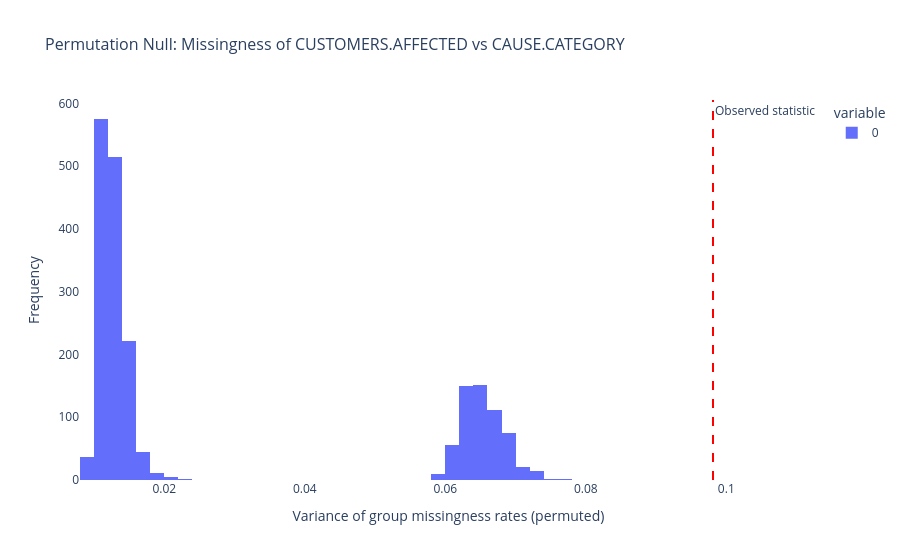
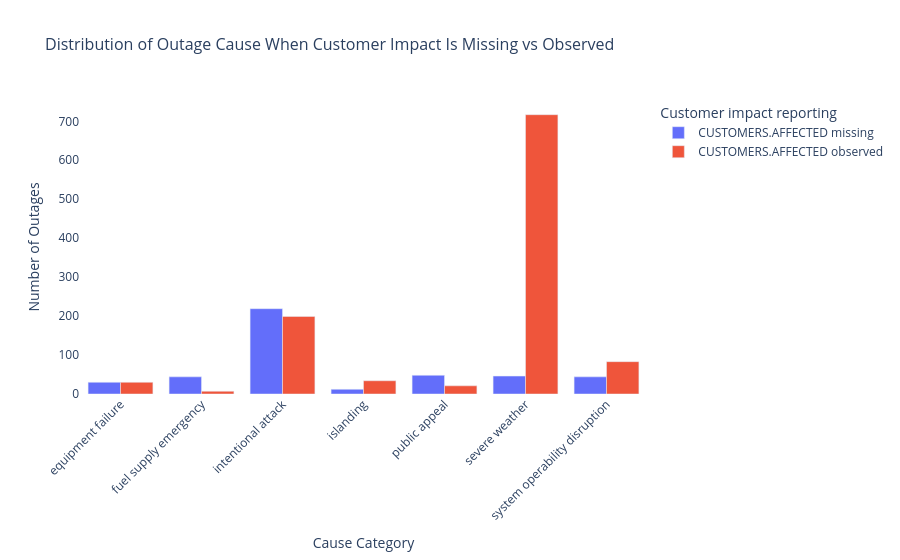
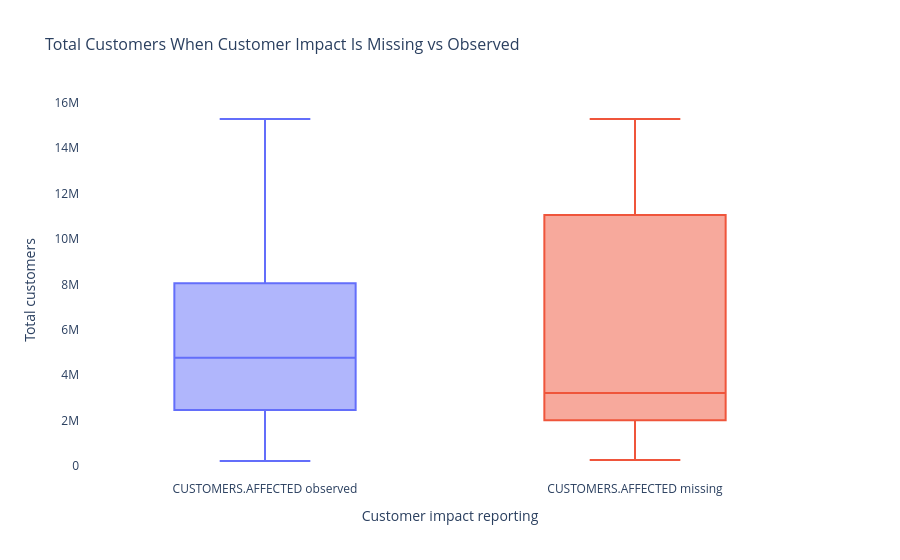
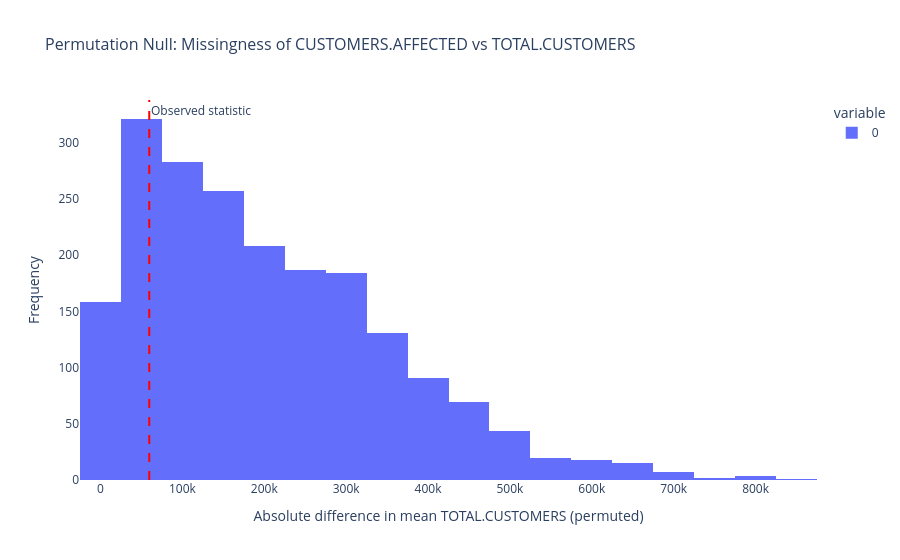

The code cell stored with these charts, in order, in its notebook:
### Markdown cell above
## Step 3: Assessment of Missingness

### What this step is about

In Steps 1–2 we cleaned the data and explored outage duration and cause. Before building prediction models, we need to understand **why `CUSTOMERS.AFFECTED` is often missing** (~28.9% of rows) and whether that missingness is related to other variables we can see in the table.

This step has two parts:

1. **NMAR reasoning** — Use the data generating process (utility OE-417 reporting) to argue whether missing customer-impact counts could be **Not Missing At Random**, and what extra data would help explain them.
2. **Missingness dependency tests** — Use **permutation tests** to check whether the *pattern* of missingness depends on observed columns. That tells us if the data look more like **MCAR**, **MAR**, or still plausibly **NMAR** on top of MAR.

We do **not** impute or drop rows here; we only characterize missingness mechanisms for the report and for interpreting later models (where we avoid using `CUSTOMERS.AFFECTED` as a predictor because it is often missing at prediction time).

---

### NMAR Analysis

We focus on **`CUSTOMERS.AFFECTED`**. We believe it is plausibly **NMAR**: whether the count is recorded may depend on unobserved reporting workflow (survey timing, security redaction for attacks, internal thresholds) or on the true impact itself—not only on columns in this spreadsheet.

**Important:** Permutation tests below can show dependency on **observed** columns (MAR vs. MCAR), but they **cannot prove or disprove NMAR** by themselves. To move toward MAR we would want extra fields such as OE-417 submission dates, regulatory completeness flags, and reporting-threshold rules by utility and year.

---

### Missingness dependency tests (code below)

**Question:** Is missingness in `CUSTOMERS.AFFECTED` independent of other columns?

**Method:** For each comparison column, we shuffle the missingness indicator 2,000 times (holding the comparison column fixed), build a null distribution of a test statistic, and compute a p-value. Significance level **α = 0.05**.

| Test | Column | Statistic | Expectation |
|------|--------|-----------|-------------|
| 1 (dependent) | `CAUSE.CATEGORY` | Variance of group-wise missingness rates (per cause, including `__MISSING__` cause labels) | Reject independence — missingness varies by cause |
| 2 (control) | `TOTAL.CUSTOMERS` | Absolute difference in mean grid size when impact is missing vs observed | Fail to reject — grid scale does not drive missingness |

**Plots exported to `assets/`:**

- Cause distribution when impact is **missing vs observed** (Lecture 8 style)
- Permutation null for the **cause** test
- Box plot and permutation null for the **total customers** control test

**Takeaway:** If Test 1 is significant and Test 2 is not, missingness depends on at least one observed column → pattern is more consistent with **MAR** than **MCAR**, while NMAR from the reporting process may still apply.

### Code cell
# Step 3: Test whether missingness in CUSTOMERS.AFFECTED depends on other observed columns.
# Permutation tests compare an observed statistic to a null built by shuffling missingness labels.

rng = np.random.default_rng(80)

nmar_col = 'CUSTOMERS.AFFECTED'
miss = df[nmar_col].isna()

print(f"Missingness rate for {nmar_col}: {miss.mean():.3f}")


def permutation_pvalue_for_categorical_missingness(data, target_missing, group_col, reps=2000):
    """Test whether missingness depends on a categorical column (statistic: variance of group missing rates)."""
    x = data[group_col].fillna('__MISSING__').astype(str).to_numpy()
    y = target_missing.astype(int).to_numpy()

    obs_tab = pd.crosstab(x, y, normalize='index')
    obs_stat = obs_tab.get(1, pd.Series(0.0, index=obs_tab.index)).dropna().var()

    sim_stats = np.empty(reps)
    for i in range(reps):
        y_perm = rng.permutation(y)
        perm_tab = pd.crosstab(x, y_perm, normalize='index')
        sim_stats[i] = perm_tab.get(1, pd.Series(0.0, index=perm_tab.index)).dropna().var()

    p_val = (np.sum(sim_stats >= obs_stat) + 1) / (reps + 1)
    return obs_stat, p_val, sim_stats


def permutation_pvalue_for_numeric_missingness(data, target_missing, numeric_col, reps=2000):
    """Test whether missingness depends on a numeric column (statistic: |mean difference| by missing group)."""
    temp = data[[numeric_col]].copy()
    temp['is_missing'] = target_missing
    temp = temp.dropna()

    x = temp[numeric_col].astype(float).to_numpy()
    y = temp['is_missing'].astype(int).to_numpy()

    obs_stat = abs(x[y == 1].mean() - x[y == 0].mean())

    sim_stats = np.empty(reps)
    for i in range(reps):
        y_perm = rng.permutation(y)
        sim_stats[i] = abs(x[y_perm == 1].mean() - x[y_perm == 0].mean())

    p_val = (np.sum(sim_stats >= obs_stat) + 1) / (reps + 1)
    return obs_stat, p_val, sim_stats


# CAUSE.CATEGORY should show dependence; TOTAL.CUSTOMERS serves as a null-style control.
dep_col = 'CAUSE.CATEGORY'
dep_stat, dep_p, sim_stats = permutation_pvalue_for_categorical_missingness(df, miss, dep_col)

indep_col = 'TOTAL.CUSTOMERS'
indep_stat, indep_p, indep_sim = permutation_pvalue_for_numeric_missingness(df, miss, indep_col)

results_step3 = pd.DataFrame({
    'column_tested': [dep_col, indep_col],
    'test_type': ['categorical missingness-permutation', 'numeric missingness-permutation'],
    'statistic': [dep_stat, indep_stat],
    'p_value': [dep_p, indep_p]
})

print('\nPermutation test results for missingness dependency:')
display(results_step3)

alpha = 0.05
print('\nInterpretation at alpha = 0.05:')
if dep_p < alpha:
    print(f"- Missingness of {nmar_col} appears to depend on {dep_col} (reject independence).")
else:
    print(f"- No strong evidence that missingness of {nmar_col} depends on {dep_col}.")

if indep_p < alpha:
    print(f"- Missingness of {nmar_col} appears to depend on {indep_col}.")
else:
    print(f"- Missingness of {nmar_col} does not appear to depend on {indep_col} (fail to reject independence).")

print("\nConclusion: Because missingness depends on observed data (at least one other column),")
print("this pattern is more consistent with MAR than MCAR. This does NOT prove NMAR by itself.")

# Null distribution for the dependent case; red line marks the observed statistic.
fig_miss = px.histogram(
    sim_stats,
    nbins=40,
    title='Permutation Null: Missingness of CUSTOMERS.AFFECTED vs CAUSE.CATEGORY',
    labels={'value': 'Variance of group missingness rates', 'count': 'Frequency'},
)
fig_miss.add_vline(
    x=dep_stat,
    line_dash='dash',
    line_color='red',
    annotation_text='Observed statistic',
)
fig_miss.update_layout(
    xaxis_title='Variance of group missingness rates (permuted)',
    yaxis_title='Frequency',
    plot_bgcolor='white',
    title_font_size=16,
)
fig_miss.write_html(ASSETS_DIR / 'missingness_permutation_null.html', include_plotlyjs='cdn')
fig_miss.show()

# Lecture 8 style: distribution of CAUSE.CATEGORY when customer impact is missing vs observed
cause_plot_df = df.dropna(subset=['CAUSE.CATEGORY']).copy()
cause_plot_df['impact_status'] = np.where(
    cause_plot_df['CUSTOMERS.AFFECTED'].isna(),
    'CUSTOMERS.AFFECTED missing',
    'CUSTOMERS.AFFECTED observed',
)
cause_counts = (
    cause_plot_df.groupby(['impact_status', 'CAUSE.CATEGORY'], observed=True)
    .size()
    .reset_index(name='count')
)
fig_cause_miss = px.bar(
    cause_counts,
    x='CAUSE.CATEGORY',
    y='count',
    color='impact_status',
    barmode='group',
    title='Distribution of Outage Cause When Customer Impact Is Missing vs Observed',
    labels={
        'CAUSE.CATEGORY': 'Cause Category',
        'count': 'Number of Outages',
        'impact_status': 'Customer impact reporting',
    },
)
fig_cause_miss.update_layout(plot_bgcolor='white', title_font_size=16, xaxis_tickangle=-45)
fig_cause_miss.write_html(ASSETS_DIR / 'missingness_cause_by_impact_status.html', include_plotlyjs='cdn')
fig_cause_miss.show()

# TOTAL.CUSTOMERS: box plot and permutation null (control test)
tc_plot_df = df.dropna(subset=['TOTAL.CUSTOMERS']).copy()
tc_plot_df['impact_status'] = np.where(
    tc_plot_df['CUSTOMERS.AFFECTED'].isna(),
    'CUSTOMERS.AFFECTED missing',
    'CUSTOMERS.AFFECTED observed',
)
fig_tc_miss = px.box(
    tc_plot_df,
    x='impact_status',
    y='TOTAL.CUSTOMERS',
    color='impact_status',
    title='Total Customers When Customer Impact Is Missing vs Observed',
    labels={'TOTAL.CUSTOMERS': 'Total customers', 'impact_status': 'Customer impact reporting'},
)
fig_tc_miss.update_layout(plot_bgcolor='white', title_font_size=16, showlegend=False)
fig_tc_miss.write_html(ASSETS_DIR / 'missingness_total_customers_by_impact_status.html', include_plotlyjs='cdn')
fig_tc_miss.show()

fig_indep = px.histogram(
    indep_sim,
    nbins=40,
    title='Permutation Null: Missingness of CUSTOMERS.AFFECTED vs TOTAL.CUSTOMERS',
    labels={'value': 'Absolute difference in mean TOTAL.CUSTOMERS', 'count': 'Frequency'},
)
fig_indep.add_vline(x=indep_stat, line_dash='dash', line_color='red', annotation_text='Observed statistic')
fig_indep.update_layout(
    xaxis_title='Absolute difference in mean TOTAL.CUSTOMERS (permuted)',
    yaxis_title='Frequency',
    plot_bgcolor='white',
    title_font_size=16,
)
fig_indep.write_html(ASSETS_DIR / 'missingness_total_customers_permutation_null.html', include_plotlyjs='cdn')
fig_indep.show()

### Figure 1 — Plotly figure (JSON) as saved in the notebook; plotly's stock layout.template omitted (floating-point values rounded to 4 significant figures; data arrays with more than 128 entries replaced by an {"elided": "..."} marker saying what was removed)
{"data": [{"alignmentgroup": "True", "bingroup": "x", "hovertemplate": "variable=0<br>Variance of group missingness rates=%{x}<br>count=%{y}<extra></extra>", "legendgroup": "0", "marker": {"color": "#636efa", "pattern": {"shape": ""}}, "name": "0", "nbinsx": 40, "offsetgroup": "0", "orientation": "v", "showlegend": true, "type": "histogram", "x": {"elided": "2000 float values"}, "xaxis": "x", "yaxis": "y"}], "layout": {"annotations": [{"showarrow": false, "text": "Observed statistic", "x": 0.0981, "xanchor": "left", "xref": "x", "y": 1, "yanchor": "top", "yref": "y domain"}], "barmode": "relative", "legend": {"title": {"text": "variable"}, "tracegroupgap": 0}, "plot_bgcolor": "white", "shapes": [{"line": {"color": "red", "dash": "dash"}, "type": "line", "x0": 0.0981, "x1": 0.0981, "xref": "x", "y0": 0, "y1": 1, "yref": "y domain"}], "title": {"font": {"size": 16}, "text": "Permutation Null: Missingness of CUSTOMERS.AFFECTED vs CAUSE.CATEGORY"}, "xaxis": {"anchor": "y", "domain": [0, 1], "title": {"text": "Variance of group missingness rates (permuted)"}}, "yaxis": {"anchor": "x", "domain": [0, 1], "title": {"text": "Frequency"}}}}

### Figure 2 — Plotly figure (JSON) as saved in the notebook; plotly's stock layout.template omitted (floating-point values rounded to 4 significant figures)
{"data": [{"alignmentgroup": "True", "hovertemplate": "Customer impact reporting=CUSTOMERS.AFFECTED missing<br>Cause Category=%{x}<br>Number of Outages=%{y}<extra></extra>", "legendgroup": "CUSTOMERS.AFFECTED missing", "marker": {"color": "#636efa", "pattern": {"shape": ""}}, "name": "CUSTOMERS.AFFECTED missing", "offsetgroup": "CUSTOMERS.AFFECTED missing", "orientation": "v", "showlegend": true, "textposition": "auto", "type": "bar", "x": ["equipment failure", "fuel supply emergency", "intentional attack", "islanding", "public appeal", "severe weather", "system operability disruption"], "xaxis": "x", "y": [30, 44, 219, 12, 48, 46, 44], "yaxis": "y"}, {"alignmentgroup": "True", "hovertemplate": "Customer impact reporting=CUSTOMERS.AFFECTED observed<br>Cause Category=%{x}<br>Number of Outages=%{y}<extra></extra>", "legendgroup": "CUSTOMERS.AFFECTED observed", "marker": {"color": "#EF553B", "pattern": {"shape": ""}}, "name": "CUSTOMERS.AFFECTED observed", "offsetgroup": "CUSTOMERS.AFFECTED observed", "orientation": "v", "showlegend": true, "textposition": "auto", "type": "bar", "x": ["equipment failure", "fuel supply emergency", "intentional attack", "islanding", "public appeal", "severe weather", "system operability disruption"], "xaxis": "x", "y": [30, 7, 199, 34, 21, 717, 83], "yaxis": "y"}], "layout": {"barmode": "group", "legend": {"title": {"text": "Customer impact reporting"}, "tracegroupgap": 0}, "plot_bgcolor": "white", "title": {"font": {"size": 16}, "text": "Distribution of Outage Cause When Customer Impact Is Missing vs Observed"}, "xaxis": {"anchor": "y", "domain": [0, 1], "tickangle": -45, "title": {"text": "Cause Category"}}, "yaxis": {"anchor": "x", "domain": [0, 1], "title": {"text": "Number of Outages"}}}}

### Figure 3 — Plotly figure (JSON) as saved in the notebook; plotly's stock layout.template omitted (floating-point values rounded to 4 significant figures; data arrays with more than 128 entries replaced by an {"elided": "..."} marker saying what was removed)
{"data": [{"alignmentgroup": "True", "hovertemplate": "Customer impact reporting=%{x}<br>Total customers=%{y}<extra></extra>", "legendgroup": "CUSTOMERS.AFFECTED observed", "marker": {"color": "#636efa"}, "name": "CUSTOMERS.AFFECTED observed", "notched": false, "offsetgroup": "CUSTOMERS.AFFECTED observed", "orientation": "v", "showlegend": true, "type": "box", "x": {"elided": "1091 str values"}, "x0": " ", "xaxis": "x", "y": {"elided": "1091 int values"}, "y0": " ", "yaxis": "y"}, {"alignmentgroup": "True", "hovertemplate": "Customer impact reporting=%{x}<br>Total customers=%{y}<extra></extra>", "legendgroup": "CUSTOMERS.AFFECTED missing", "marker": {"color": "#EF553B"}, "name": "CUSTOMERS.AFFECTED missing", "notched": false, "offsetgroup": "CUSTOMERS.AFFECTED missing", "orientation": "v", "showlegend": true, "type": "box", "x": {"elided": "443 str values"}, "x0": " ", "xaxis": "x", "y": {"elided": "443 int values"}, "y0": " ", "yaxis": "y"}], "layout": {"boxmode": "overlay", "legend": {"title": {"text": "Customer impact reporting"}, "tracegroupgap": 0}, "plot_bgcolor": "white", "showlegend": false, "title": {"font": {"size": 16}, "text": "Total Customers When Customer Impact Is Missing vs Observed"}, "xaxis": {"anchor": "y", "categoryarray": ["CUSTOMERS.AFFECTED observed", "CUSTOMERS.AFFECTED missing"], "categoryorder": "array", "domain": [0, 1], "title": {"text": "Customer impact reporting"}}, "yaxis": {"anchor": "x", "domain": [0, 1], "title": {"text": "Total customers"}}}}

### Figure 4 — Plotly figure (JSON) as saved in the notebook; plotly's stock layout.template omitted (floating-point values rounded to 4 significant figures; data arrays with more than 128 entries replaced by an {"elided": "..."} marker saying what was removed)
{"data": [{"alignmentgroup": "True", "bingroup": "x", "hovertemplate": "variable=0<br>Absolute difference in mean TOTAL.CUSTOMERS=%{x}<br>count=%{y}<extra></extra>", "legendgroup": "0", "marker": {"color": "#636efa", "pattern": {"shape": ""}}, "name": "0", "nbinsx": 40, "offsetgroup": "0", "orientation": "v", "showlegend": true, "type": "histogram", "x": {"elided": "2000 float values"}, "xaxis": "x", "yaxis": "y"}], "layout": {"annotations": [{"showarrow": false, "text": "Observed statistic", "x": 59560.0, "xanchor": "left", "xref": "x", "y": 1, "yanchor": "top", "yref": "y domain"}], "barmode": "relative", "legend": {"title": {"text": "variable"}, "tracegroupgap": 0}, "plot_bgcolor": "white", "shapes": [{"line": {"color": "red", "dash": "dash"}, "type": "line", "x0": 59560.0, "x1": 59560.0, "xref": "x", "y0": 0, "y1": 1, "yref": "y domain"}], "title": {"font": {"size": 16}, "text": "Permutation Null: Missingness of CUSTOMERS.AFFECTED vs TOTAL.CUSTOMERS"}, "xaxis": {"anchor": "y", "domain": [0, 1], "title": {"text": "Absolute difference in mean TOTAL.CUSTOMERS (permuted)"}}, "yaxis": {"anchor": "x", "domain": [0, 1], "title": {"text": "Frequency"}}}}
